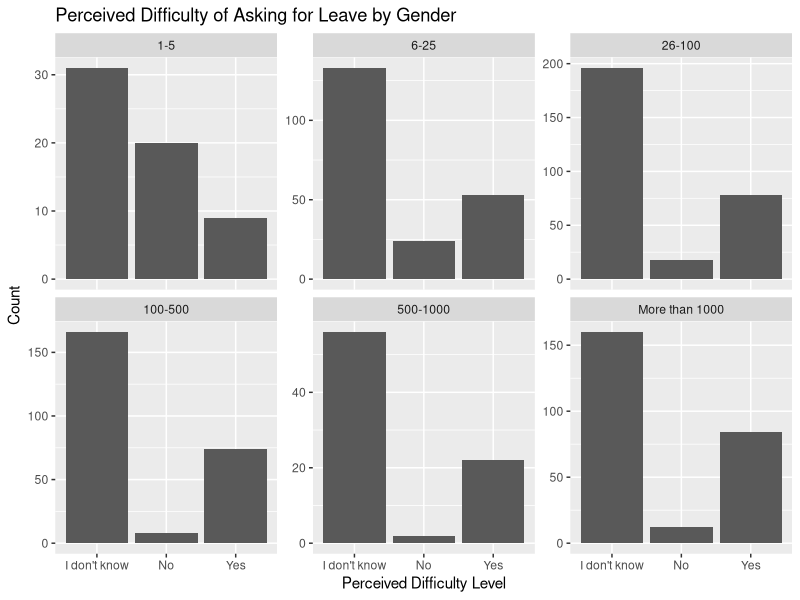
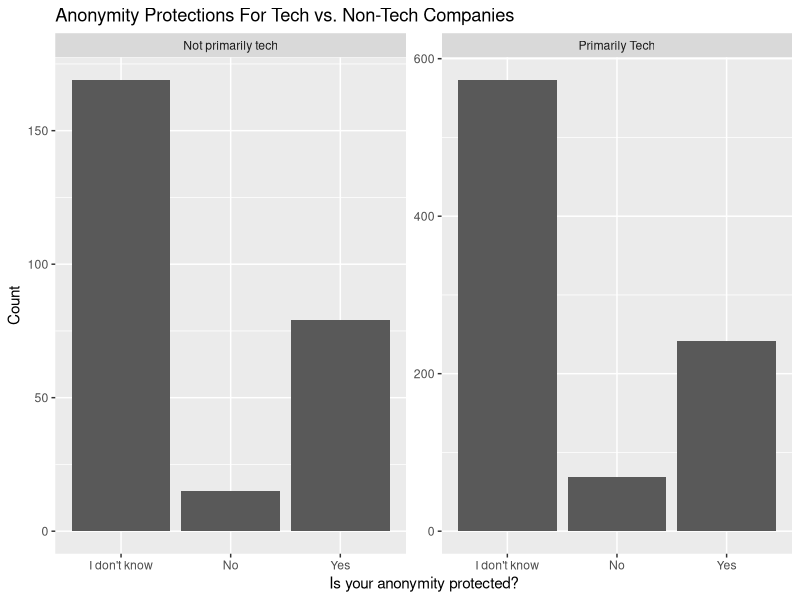
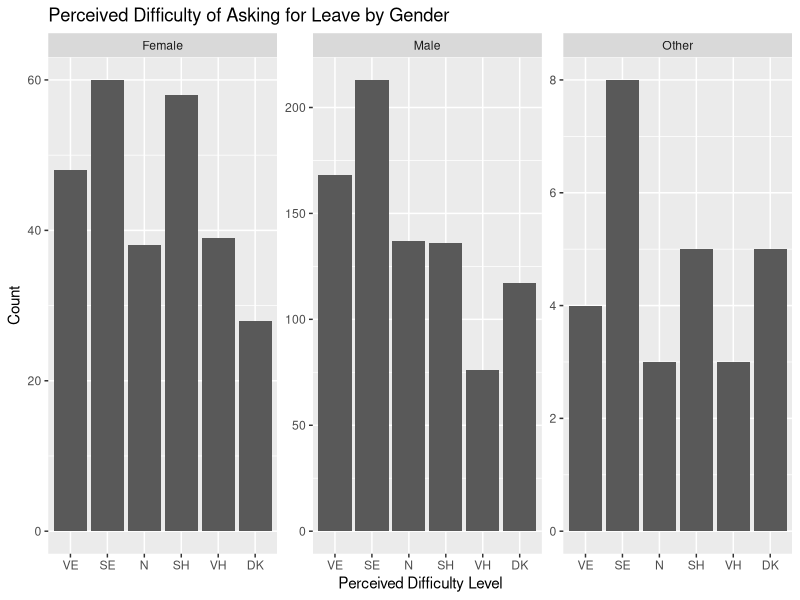
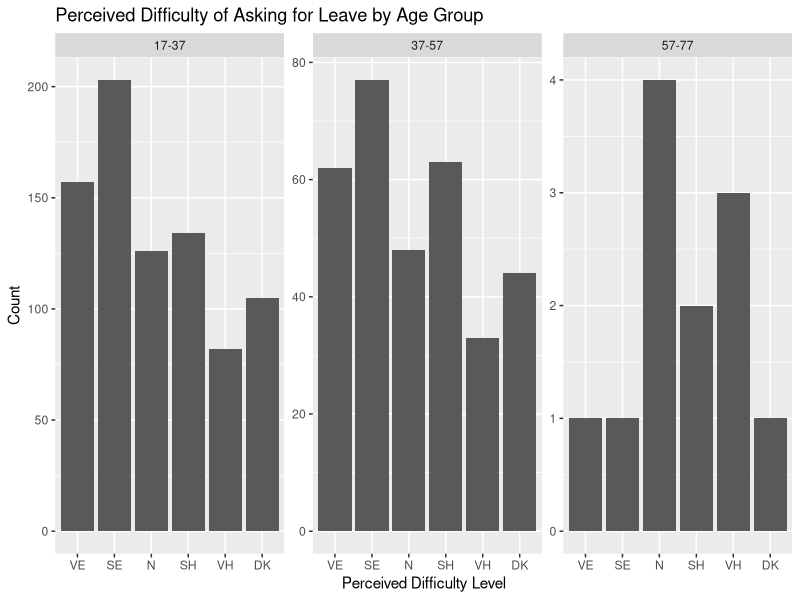
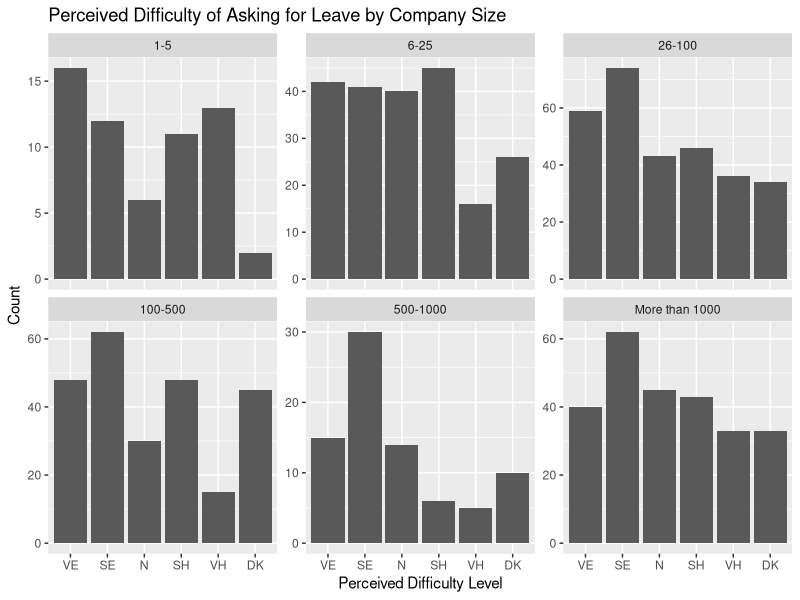
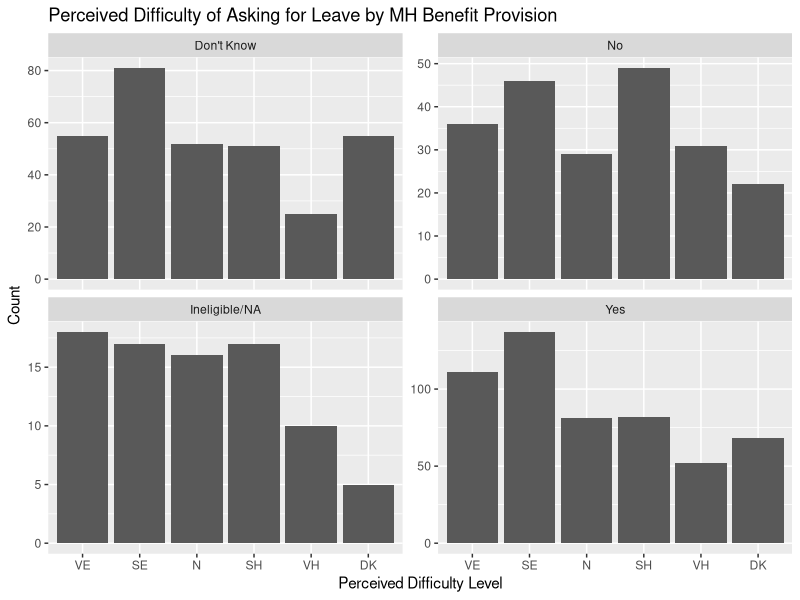
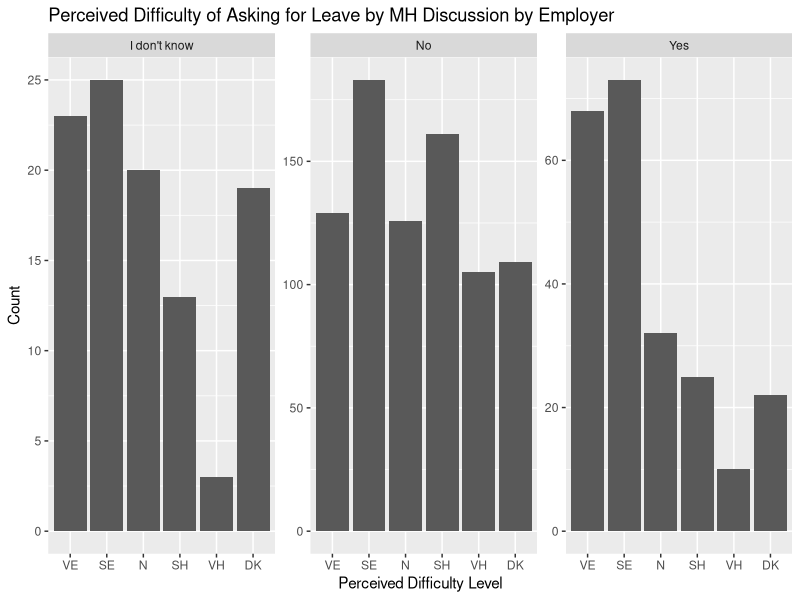
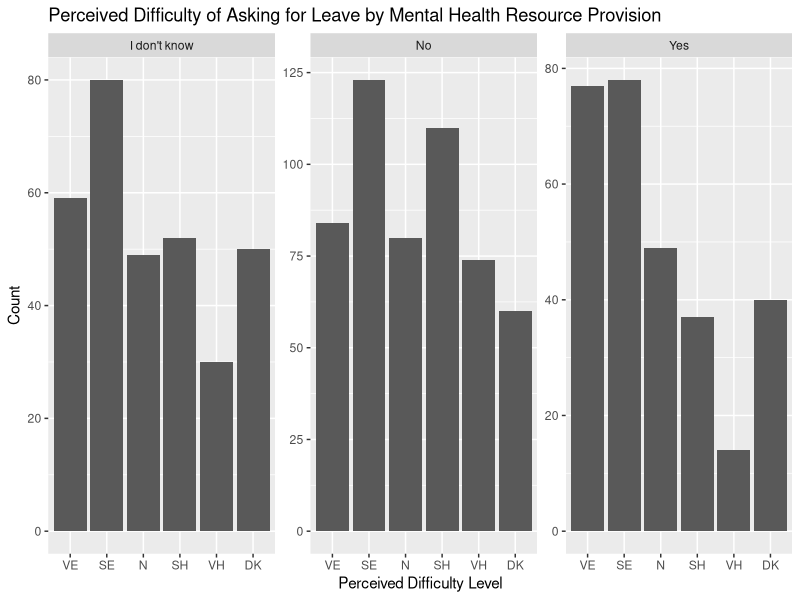

R code for these plots, in order:
## ---- chunk 1
library(dplyr)
library(tidyr)
library(ggplot2)
health <- read.csv("mentalsurvey_clean.csv")
## ---- chunk 2
knitr::opts_chunk$set(echo = TRUE)
## ---- chunk 3

## ---- chunk 4
#Put company size in order
health$CompanySize  = factor(health$How.many.employees.does.your.company.or.organization.have, levels=c("1-5", "6-25", "26-100", "100-500", "500-1000", "More than 1000"))
#Create Cross-tab Table
APbCS <- table(health$Is.your.anonymity.protected.if.you.choose.to.take.advantage.of.mental.health.or.substance.abuse.treatment.resources.provided.by.your.employer., health$CompanySize)
head(APbCS)
## ---- chunk 5
#Create a proportions table by Row
prop.table(APbCS, 2)
## ---- chunk 6
#Do a chi-squared test
chisq.test(APbCS)
## ---- chunk 7
t0 <- ggplot(health, aes(x = health$Is.your.anonymity.protected.if.you.choose.to.take.advantage.of.mental.health.or.substance.abuse.treatment.resources.provided.by.your.employer.))+geom_bar()+facet_wrap(~health$CompanySize, scales="free_y") + ggtitle("Perceived Difficulty of Asking for Leave by Gender") + xlab("Perceived Difficulty Level") + ylab("Count") 
t0
## ---- chunk 8
#Add labels to tech company org
health$TLabel <- factor(health$Is.your.employer.primarily.a.tech.company.organization.,
levels = c(0, 1),
labels = c("Not primarily tech", "Primarily Tech"))
## ---- chunk 9
#Create a crosstab table
APbT2 <- table(health$Is.your.anonymity.protected.if.you.choose.to.take.advantage.of.mental.health.or.substance.abuse.treatment.resources.provided.by.your.employer., health$TLabel)
head(APbT2)
## ---- chunk 10
#Create a proportions table by Row
prop.table(APbT2, 2)
## ---- chunk 11
#Do a chi-squared test
chisq.test(APbT2)
## ---- chunk 12
#Create Visualization
t1 <- ggplot(health, aes(x = health$Is.your.anonymity.protected.if.you.choose.to.take.advantage.of.mental.health.or.substance.abuse.treatment.resources.provided.by.your.employer.))+geom_bar()+facet_wrap(health$TLabel ~ ., scales="free_y") + ggtitle("Anonymity Protections For Tech vs. Non-Tech Companies") + xlab("Is your anonymity protected?") + ylab("Count") 
t1
## ---- chunk 13
#Modify Labels (ideal if we can get it to fit)
health$pd2 <- factor(health$If.a.mental.health.issue.prompted.you.to.request.a.medical.leave.from.work..asking.for.that.leave.would.be.,
levels = c("Very easy", "Somewhat easy", "Neither easy nor difficult","Somewhat difficult", "Very difficult", "I don't know"),
labels = c("Very easy (VE)", "Somewhat Easy (SE)", "Neutral (N)", "Somewhat Hard (SH)", "Very Hard (VH)", "Don't Know (DK)"))
#Modify Labels (if health$pd2 does not fit, use this as an alternate)
health$pd3 <- factor(health$If.a.mental.health.issue.prompted.you.to.request.a.medical.leave.from.work..asking.for.that.leave.would.be.,
levels = c("Very easy", "Somewhat easy", "Neither easy nor difficult","Somewhat difficult", "Very difficult", "I don't know"),
labels = c("VE", "SE", "N", "SH", "VH", "DK"))
## ---- chunk 14
#Crosstab table
ELDbG <- table(health$pd2, health$gender)
ELDbG
prop.table(ELDbG, 2)
## ---- chunk 15
chisq.test(ELDbG)
## ---- chunk 16
#Create Visualization
t2 <- ggplot(health, aes(x = health$pd3))+geom_bar()+facet_wrap(health$gender ~ ., scales="free_y") + ggtitle("Perceived Difficulty of Asking for Leave by Gender") + xlab("Perceived Difficulty Level") + ylab("Count") 
t2
## ---- chunk 17
#Do the AgeGroup Variable
labs <- c(paste(seq(17, 74, by = 20), seq(37, 80, by = 20),
                sep = "-"))
health$AgeGroup <- cut(health$age, breaks = c(seq(17, 74, by = 20), Inf), labels = labs, right = FALSE)
## ---- chunk 18
#Crosstab table
ELDbA <- table(health$pd2, health$AgeGroup)
ELDbA
#Proportions table
prop.table(ELDbA)
## ---- chunk 19
chisq.test(ELDbA)
## ---- chunk 20
#Create Visualization
t3 <- ggplot(health, aes(x = health$pd3))+geom_bar()+facet_wrap(health$AgeGroup ~ ., scales="free_y") + ggtitle("Perceived Difficulty of Asking for Leave by Age Group") + xlab("Perceived Difficulty Level") + ylab("Count") 
t3
## ---- chunk 21
#Crosstab table
ELDbCS <- table(health$pd2, health$CompanySize)
ELDbCS
prop.table(ELDbCS, 2)
## ---- chunk 22
chisq.test(ELDbCS)
## ---- chunk 23
#Create Visualization
t4 <- ggplot(health, aes(x = health$pd3))+geom_bar()+facet_wrap(health$CompanySize~ ., scales="free_y") + ggtitle("Perceived Difficulty of Asking for Leave by Company Size") + xlab("Perceived Difficulty Level") + ylab("Count")
t4
## ---- chunk 24
#Modify Labels for mental health benefit provision
health$mhb2 <- factor(health$Does.your.employer.provide.mental.health.benefits.as.part.of.healthcare.coverage.,
levels = c("I don't know", "No", "Not eligible for coverage / N/A","Yes"),
labels = c("Don't Know", "No", "Ineligible/NA", "Yes"))
## ---- chunk 25
#Crosstab Table
ELDbMHB <- table(health$pd2, health$mhb2)
ELDbMHB
## ---- chunk 26
chisq.test(ELDbMHB)
## ---- chunk 27
t5 <- ggplot(health, aes(x = health$pd3))+geom_bar()+facet_wrap(~ health$mhb2, scales="free_y") + ggtitle("Perceived Difficulty of Asking for Leave by MH Benefit Provision") + xlab("Perceived Difficulty Level") + ylab("Count")
t5
## ---- chunk 28
ELDbEDM <- table(health$pd2, health$Has.your.employer.ever.formally.discussed.mental.health..for.example..as.part.of.a.wellness.campaign.or.other.official.communication..)
ELDbEDM
## ---- chunk 29
chisq.test(ELDbEDM)
## ---- chunk 30
t6 <- ggplot(health, aes(x = health$pd3))+geom_bar()+facet_wrap( health$Has.your.employer.ever.formally.discussed.mental.health..for.example..as.part.of.a.wellness.campaign.or.other.official.communication.. ~., scales="free_y") + ggtitle("Perceived Difficulty of Asking for Leave by MH Discussion by Employer") + xlab("Perceived Difficulty Level") + ylab("Count")
t6
## ---- chunk 31
ELDbEOR <- table(health$pd2, health$Does.your.employer.offer.resources.to.learn.more.about.mental.health.concerns.and.options.for.seeking.help.)
ELDbEOR
## ---- chunk 32
chisq.test(ELDbEOR)
## ---- chunk 33
t7 <- ggplot(health, aes(x = health$pd3))+geom_bar()+facet_wrap( health$Does.your.employer.offer.resources.to.learn.more.about.mental.health.concerns.and.options.for.seeking.help. ~., scales="free_y") + ggtitle("Perceived Difficulty of Asking for Leave by Mental Health Resource Provision") + xlab("Perceived Difficulty Level") + ylab("Count")
t7
## ---- chunk 34
ELDbPR <- table(health$pd2, health$Have.you.observed.or.experienced.an.unsupportive.or.badly.handled.response.to.a.mental.health.issue.in.your.current.or.previous.workplace.)
ELDbPR
prop.table(ELDbPR, 2)
## ---- chunk 35
#Modify Labels for unsupportive response to make them shorter
health$epr <- factor(health$Have.you.observed.or.experienced.an.unsupportive.or.badly.handled.response.to.a.mental.health.issue.in.your.current.or.previous.workplace.,
levels = c("Maybe/Not sure", "N/A", "No","Yes, I experienced", "Yes, I observed"),
labels = c("Don't Know", "N/A", "No", "Yes, experienced", "Yes, observed"))
table(health$pd2, health$epr)
## ---- chunk 36
chisq.test(ELDbPR)
## ---- chunk 37
t8 <- ggplot(health, aes(x = health$pd3))+geom_bar()+facet_wrap(health$epr ~., scales="free_y") + ggtitle("Perceived Difficulty of Asking for Leave by Exp. with Poor MH Response") + xlab("Perceived Difficulty Level") + ylab("Count")
t8
## ---- chunk 38
MHbG <- table(health$Would.you.feel.comfortable.discussing.a.mental.health.disorder.with.your.direct.supervisor.s.., health$gender)
MHbG
prop.table(MHbG, 2)
## ---- chunk 39
chisq.test(MHbG)
## ---- chunk 40
t9 <- ggplot(health, aes(x = health$Would.you.feel.comfortable.discussing.a.mental.health.disorder.with.your.direct.supervisor.s..))+geom_bar()+facet_grid(~ health$gender) + ggtitle("Comfort with Discussing MH with Supervisor by Gender") + xlab("Would you feel comfortable discussing a mental health disorder with your supervisor?") + ylab("Count")
t9
## ---- chunk 41
MHbA <- table(health$Would.you.feel.comfortable.discussing.a.mental.health.disorder.with.your.direct.supervisor.s.., health$AgeGroup)
MHbA
prop.table(MHbA, 2)
## ---- chunk 42
chisq.test(MHbA)
## ---- chunk 43
t10 <- ggplot(health, aes(x = health$Would.you.feel.comfortable.discussing.a.mental.health.disorder.with.your.direct.supervisor.s..))+geom_bar()+facet_wrap(health$AgeGroup ~., scales="free_y") + ggtitle("Comfort with Discussing MH with Supervisor by Age") + xlab("Would you feel comfortable discussing a mental health disorder with your supervisor?") + ylab("Count")
t10
## ---- chunk 44
MHbCS <- table(health$Would.you.feel.comfortable.discussing.a.mental.health.disorder.with.your.direct.supervisor.s.., health$CompanySize)
MHbCS
prop.table(MHbCS, 2)
## ---- chunk 45
chisq.test(MHbCS)
## ---- chunk 46
t11 <- ggplot(health, aes(x = health$Would.you.feel.comfortable.discussing.a.mental.health.disorder.with.your.direct.supervisor.s..))+geom_bar()+facet_wrap(health$CompanySize ~., scales="free_y") + ggtitle("Comfort with Discussing MH with Supervisor by Company Size") + xlab("Would you feel comfortable discussing a mental health disorder with your supervisor?") + ylab("Count")
t11
## ---- chunk 47
MHbPR <- table(health$Would.you.feel.comfortable.discussing.a.mental.health.disorder.with.your.direct.supervisor.s.., health$Have.you.observed.or.experienced.an.unsupportive.or.badly.handled.response.to.a.mental.health.issue.in.your.current.or.previous.workplace.)
MHbPR
prop.table(MHbPR, 2)
## ---- chunk 48
chisq.test(MHbPR)
## ---- chunk 49
t17 <- ggplot(health, aes(x = health$Would.you.feel.comfortable.discussing.a.mental.health.disorder.with.your.direct.supervisor.s..))+geom_bar()+facet_wrap(health$Have.you.observed.or.experienced.an.unsupportive.or.badly.handled.response.to.a.mental.health.issue.in.your.current.or.previous.workplace. ~., scales="free_y") + ggtitle("Comfort with Discussing MH w/ Supervisor by Exp. w/ Poor Workplace Response") + xlab("Would you feel comfortable discussing a mental health disorder with your supervisor?") + ylab("Count")
t17
## ---- chunk 50
MHbVN <- table(health$Would.you.feel.comfortable.discussing.a.mental.health.disorder.with.your.direct.supervisor.s.., health$Do.you.think.that.discussing.a.mental.health.disorder.with.your.employer.would.have.negative.consequences.)
MHbVN
## ---- chunk 51
chisq.test(MHbVN)
## ---- chunk 52
#Modify Labels for perception of mental health disclosure impact
health$negimp <- factor(health$Do.you.think.that.discussing.a.mental.health.disorder.with.your.employer.would.have.negative.consequences.,
levels = c("Maybe", "No", "Yes"),
labels = c("Maybe Expect a Negative Impact", "Do Not Expect Negative Impact", "Expect Negative Impact"))
#Check Results
table(health$Would.you.feel.comfortable.discussing.a.mental.health.disorder.with.your.direct.supervisor.s.., health$negimp)
## ---- chunk 53
t12 <- ggplot(health, aes(x = health$Would.you.feel.comfortable.discussing.a.mental.health.disorder.with.your.direct.supervisor.s..))+geom_bar()+facet_wrap(health$negimp ~., scales="free_y") + ggtitle("Comfort with Discussing MH with Supervisor by Perception of Negative Impact") + xlab("Would you feel comfortable discussing a mental health disorder with your supervisor?") + ylab("Count")
t12
## ---- chunk 54
MHCbG <- table(health$Would.you.feel.comfortable.discussing.a.mental.health.disorder.with.your.coworkers., health$gender)
MHCbG
prop.table(MHCbG, 2)
## ---- chunk 55
chisq.test(MHCbG)
## ---- chunk 56
t13 <- ggplot(health, aes(x = health$Would.you.feel.comfortable.discussing.a.mental.health.disorder.with.your.coworkers.))+geom_bar()+facet_wrap(health$gender ~., scales="free_y") + ggtitle("Comfort with Discussing MH with Coworkers by Gender") + xlab("Would you feel comfortable discussing a mental health disorder with your coworkers?") + ylab("Count")
t13
## ---- chunk 57
MHCbA <- table(health$Would.you.feel.comfortable.discussing.a.mental.health.disorder.with.your.coworkers., health$AgeGroup)
MHCbA
#Proportions (as column percentages)
prop.table(MHCbA, 2)
## ---- chunk 58
chisq.test(MHCbA)
## ---- chunk 59
t14 <- ggplot(health, aes(x = health$Would.you.feel.comfortable.discussing.a.mental.health.disorder.with.your.coworkers.))+geom_bar()+facet_wrap(health$AgeGroup ~., scales="free_y") + ggtitle("Comfort with Discussing MH with Coworkers by Age Group") + xlab("Would you feel comfortable discussing a mental health disorder with your coworkers?") + ylab("Count")
t14
## ---- chunk 60
MHCbCS <- table(health$Would.you.feel.comfortable.discussing.a.mental.health.disorder.with.your.coworkers., health$CompanySize)
MHCbCS
#Proportions (as column percentages)
prop.table(MHCbCS, 2)
## ---- chunk 61
#Chi-Squared (the p value is small)
chisq.test(MHCbCS)
## ---- chunk 62
t15 <- ggplot(health, aes(x = health$Would.you.feel.comfortable.discussing.a.mental.health.disorder.with.your.coworkers.))+geom_bar()+facet_wrap(health$CompanySize ~., scales="free_y") + ggtitle("Comfort with Discussing MH with Coworkers by Company Size") + xlab("Would you feel comfortable discussing a mental health disorder with your coworkers?") + ylab("Count")
t15
## ---- chunk 63
MHCbPR <- table(health$Would.you.feel.comfortable.discussing.a.mental.health.disorder.with.your.coworkers., health$Have.you.observed.or.experienced.an.unsupportive.or.badly.handled.response.to.a.mental.health.issue.in.your.current.or.previous.workplace.)
MHCbPR
## ---- chunk 64
chisq.test(MHCbPR)
## ---- chunk 65
t16 <- ggplot(health, aes(x = health$Would.you.feel.comfortable.discussing.a.mental.health.disorder.with.your.coworkers.))+geom_bar()+facet_wrap(health$Have.you.observed.or.experienced.an.unsupportive.or.badly.handled.response.to.a.mental.health.issue.in.your.current.or.previous.workplace. ~., scales="free_y") + ggtitle("Comfort Discussing MH w/ Coworkers by Exp. w/ Poor Workplace MH Response") + xlab("Would you feel comfortable discussing a mental health disorder with your coworkers?") + ylab("Count")
t16
## ---- chunk 66
MHCbCN <- table(health$Would.you.feel.comfortable.discussing.a.mental.health.disorder.with.your.coworkers., health$Do.you.think.that.team.members.co.workers.would.view.you.more.negatively.if.they.knew.you.suffered.from.a.mental.health.issue.)
MHCbCN
## ---- chunk 67
chisq.test(MHCbCN)
## ---- chunk 68
t17 <- ggplot(health, aes(x = health$Would.you.feel.comfortable.discussing.a.mental.health.disorder.with.your.coworkers.))+geom_bar()+facet_wrap(health$Do.you.think.that.team.members.co.workers.would.view.you.more.negatively.if.they.knew.you.suffered.from.a.mental.health.issue. ~., scales="free_y") + ggtitle("Comfort with Discussing MH with Coworkers by Perceived Negative Impact") + xlab("Would you feel comfortable discussing a mental health disorder with your coworkers?") + ylab("Count")
t17
